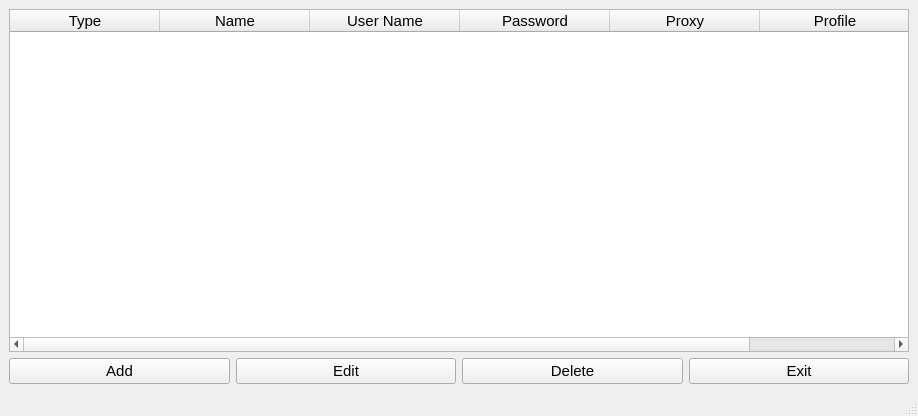
<?xml version="1.0" encoding="UTF-8"?>
<ui version="4.0">
 <class>formAccountManager</class>
 <widget class="QMainWindow" name="formAccountManager">
  <property name="geometry">
   <rect>
    <x>0</x>
    <y>0</y>
    <width>918</width>
    <height>416</height>
   </rect>
  </property>
  <property name="font">
   <font>
    <pointsize>11</pointsize>
   </font>
  </property>
  <property name="windowTitle">
   <string>Account Manager</string>
  </property>
  <widget class="QWidget" name="centralwidget">
   <layout class="QGridLayout" name="gridLayout">
    <item row="2" column="1">
     <widget class="QPushButton" name="btnAdd">
      <property name="font">
       <font>
        <pointsize>11</pointsize>
       </font>
      </property>
      <property name="text">
       <string>Add</string>
      </property>
     </widget>
    </item>
    <item row="0" column="1" colspan="4">
     <widget class="QTableWidget" name="tbAccount">
      <property name="rowCount">
       <number>0</number>
      </property>
      <property name="columnCount">
       <number>6</number>
      </property>
      <attribute name="horizontalHeaderDefaultSectionSize">
       <number>150</number>
      </attribute>
      <attribute name="horizontalHeaderStretchLastSection">
       <bool>true</bool>
      </attribute>
      <attribute name="verticalHeaderVisible">
       <bool>false</bool>
      </attribute>
      <column>
       <property name="text">
        <string>Type</string>
       </property>
      </column>
      <column>
       <property name="text">
        <string>Name</string>
       </property>
      </column>
      <column>
       <property name="text">
        <string>User Name</string>
       </property>
      </column>
      <column>
       <property name="text">
        <string>Password</string>
       </property>
      </column>
      <column>
       <property name="text">
        <string>Proxy</string>
       </property>
      </column>
      <column>
       <property name="text">
        <string>Profile</string>
       </property>
      </column>
     </widget>
    </item>
    <item row="2" column="4">
     <widget class="QPushButton" name="btnExit">
      <property name="text">
       <string>Exit</string>
      </property>
     </widget>
    </item>
    <item row="2" column="2">
     <widget class="QPushButton" name="btnEdit">
      <property name="text">
       <string>Edit</string>
      </property>
     </widget>
    </item>
    <item row="2" column="3">
     <widget class="QPushButton" name="btnDelete">
      <property name="text">
       <string>Delete</string>
      </property>
     </widget>
    </item>
   </layout>
  </widget>
  <widget class="QStatusBar" name="statusbar"/>
 </widget>
 <resources/>
 <connections>
  <connection>
   <sender>btnExit</sender>
   <signal>clicked()</signal>
   <receiver>formAccountManager</receiver>
   <slot>close()</slot>
   <hints>
    <hint type="sourcelabel">
     <x>720</x>
     <y>367</y>
    </hint>
    <hint type="destinationlabel">
     <x>402</x>
     <y>207</y>
    </hint>
   </hints>
  </connection>
  <connection>
   <sender>tbAccount</sender>
   <signal>itemDoubleClicked(QTableWidgetItem*)</signal>
   <receiver>btnEdit</receiver>
   <slot>click()</slot>
   <hints>
    <hint type="sourcelabel">
     <x>402</x>
     <y>201</y>
    </hint>
    <hint type="destinationlabel">
     <x>244</x>
     <y>367</y>
    </hint>
   </hints>
  </connection>
 </connections>
</ui>
